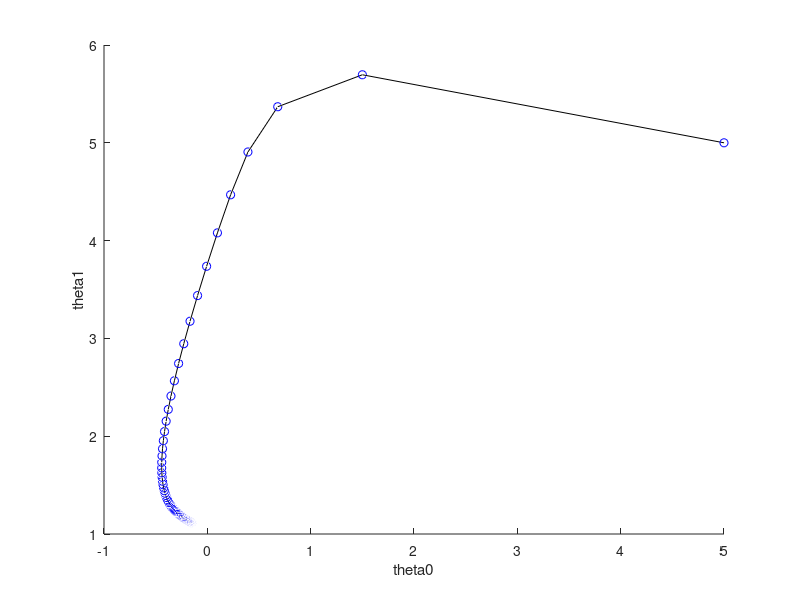
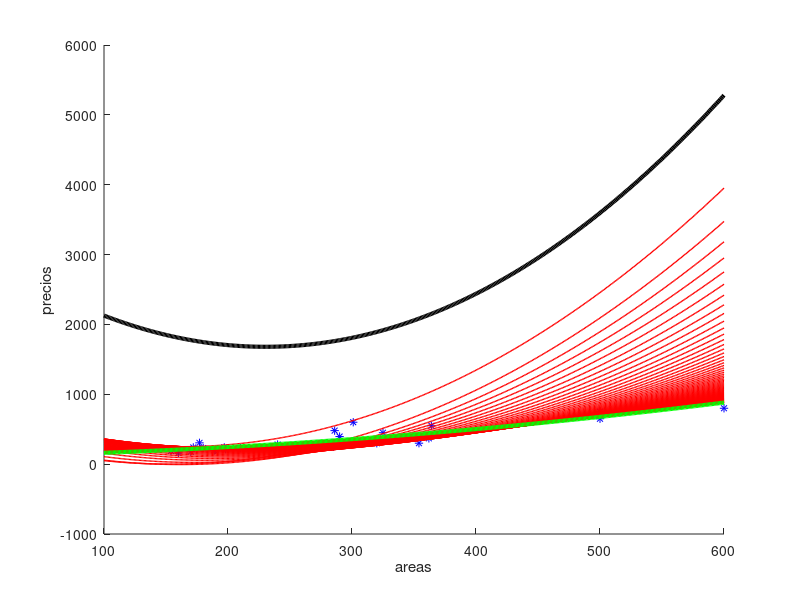
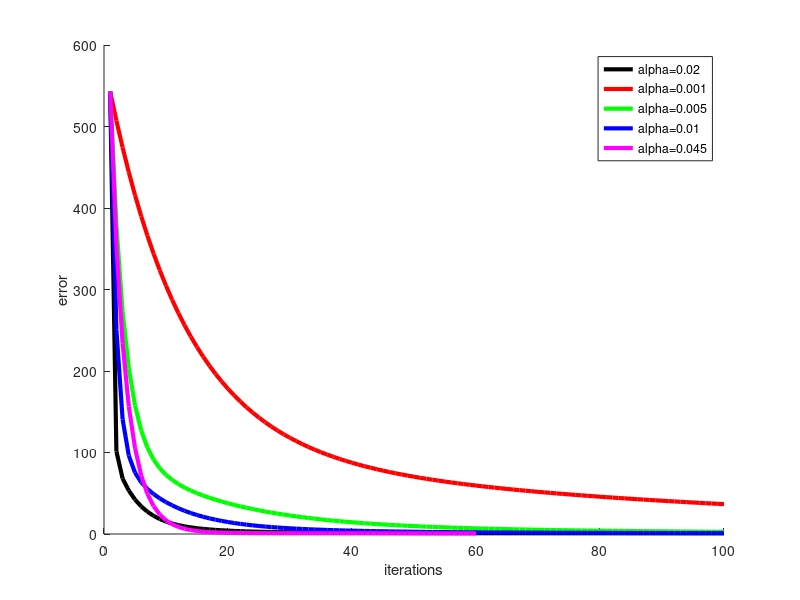

Source code (MATLAB) for these figures, in order:
#!/usr/bin/octave-cli --persist

# --------------------------------------------------------------------
# Interactive mode, showing the contours and the corresponding line
#
# WITH NORMALIZATION AND DATA CENTERING
#
# Implementation of J and gradJ for the general linear case
# --------------------------------------------------------------------

pkg load optim;

# Data stored each sample in a row, where the last row is the label
D=load("escazu32.dat");

# Construct the design matrix with the original data
Xo=[ones(rows(D),1),D(:,1)];

# The outputs vector with the original data
Yo=D(:,4);

# The slope for the data normalization
minArea = min(Xo(:,2));
maxArea = max(Xo(:,2));
mx = 2/(maxArea-minArea);
bx = 1-mx*maxArea;

NM=[1 bx; 0 mx];
X=Xo*NM; # Normalized data to interval -1 to 1
X=[X X(:,2).^2];

# Normalize also the output
minPrice=min(Yo);
maxPrice=max(Yo);
my = 2/(maxPrice-minPrice);
by = 1-my*maxPrice;

Y = my*Yo + by;

# For the inverse mapping we need these:
imy = 1/my;
iby = -by/my;

# Objective function of the parameters theta, requires also the data A
# First create a matrix without the square, where the j-column has
# theta_0 + theta_1*x_1^(j)-y^(j).  Then, square all elements of that matrix
# and finally add up all elements in each row
function res=J(theta,X,Y)
  D=(X*theta'-Y*ones(1,rows(theta)));
  res=0.5*sum(D.*D,1)';
endfunction;

# Gradient of J.
# Analytical solution.
#
# Here assuming that theta has two components only
# For each theta pair (assumed in a row of the theta matrix) it will
# compute also a row with the gradient: the first column is the partial
# derivative w.r.t theta_0 and the second w.r.t theta_1
function res=gradJ(theta,X,Y)
  res=(X'*(X*theta'-Y*ones(1,rows(theta))))';
endfunction;

# Gradient of J.
# Numerical solution.
function resn=gradJn(theta,X,Y)
  # Centered derivatives
  delta=1e-2;
  dx=delta*600;
  dy=delta*2;

  Jtx=(J(theta+ones(rows(theta),1)*[dx,0],X,Y)-J(theta-ones(rows(theta),1)*[dx,0],X,Y))/(2*dx);
  Jty=(J(theta+ones(rows(theta),1)*[0,dy],X,Y)-J(theta-ones(rows(theta),1)*[0,dy],X,Y))/(2*dy);
  
  resn=[Jtx,Jty];
endfunction


# Select the grid to plot the contours and gradients
th0=-0.5:0.05:2;
th1=-0.5:0.05:2;
th2=-0.5:0.05:2;


theta=[th0(:) th1(:) th2(:)];


# Precompute the gradient for the chosen grid
g=gradJ(theta,X,Y);

# Learning rate
alpha = 0.02;




printf("Insert the starting point x, y, z\n");
fflush(stdout);

figure(1);
xlabel("theta0");
ylabel("theta1");
zlabel("theta2");
hold on;
# Wait for mouse click and get the point (t0,t1) in the plot coordinate sys.
#[t0,t1] = ginput(1);
#t0 = -1;
#t1 = -0.2;
#t2 = -0.3;
t0 = input("x = ")
t1 = input("y = ")
t2 = input("z = ")


t=[t0,t1,t2];
gt=gradJ(t,X,Y);
    
# Print some information on the clicked starting point
printf("J(%g,%g)=%g\n",t0,t1,J(t,X,Y));
printf("  GradJ(%g,%g)=[%g,%g]\n",t0,t1,gt(1),gt(2));
fflush(stdout);

# Perform the gradient descent
ts=t; # sequence of t's
errorJ = zeros(1, 2);

#Saves the X and Y values for the future calculations of errorJ
errorX = X;
errorY = Y;

for i=[1:100] # max 100 iterations
  tc = ts(rows(ts),:); # Current position 
  gn = gradJ(tc,X,Y);  # Gradient at current position
  tn = tc - alpha * gn;# Next position
  ts = [ts;tn];
  
  errorJ = [errorJ;i J(tc,X,Y)];

  if (norm(tc-tn)<0.001) break; endif;
endfor

# Draw the trajectory
plot3(ts(:,1),ts(:,2),ts(:,3),"k-");
plot3(ts(:,1),ts(:,2),ts(:,3),"ob");

# Paint on a second figure the corresponding line
figure(2);

hold on;

plot(Xo(:,2),Yo,"*b");
xlabel("areas");
ylabel("precios");

areas=100:600;
areanorm = mx*areas+bx;

x=[ones(length(areanorm),1) areanorm' areanorm'.^2];
Y = x*t';

precios = imy*Y+iby;

plot(areas,precios,'k',"linewidth",3);


# and now with the intermediate versions
for (i=[2:rows(ts)])  
  Y = x*ts(i,:)';
  precios = imy*Y+iby;
  plot(areas,precios,'r',"linewidth",1);
endfor;
plot(areas,precios,'g',"linewidth",3);

############ Error for multiples alphas
function errorJ=alphaError(alpha,t,X,Y)
  ts=t; # sequence of t's
  errorJ = zeros(1, 2);

  for i=[1:100] # max 100 iterations
    tc = ts(rows(ts),:); # Current position 
    gn = gradJ(tc,X,Y);  # Gradient at current position
    tn = tc - alpha * gn;# Next position
    ts = [ts;tn];
    
    errorJ = [errorJ;i J(tc,X,Y)];

    if (norm(tc-tn)<0.001) break; endif;
  endfor
  
endfunction

# Paint on a second figure the corresponding line
figure(3);
hold on;
xlabel("iterations");
ylabel("error");

#alpha=0.02
plot(errorJ(2:rows(errorJ),1),errorJ(2:rows(errorJ),2),'k;alpha=0.02;',"linewidth",3);
#alpha=0.001
errorJ=alphaError(0.001,t,errorX,errorY);
plot(errorJ(2:rows(errorJ),1),errorJ(2:rows(errorJ),2),'r;alpha=0.001;',"linewidth",3);
#alpha=0.005
errorJ=alphaError(0.005,t,errorX,errorY);
plot(errorJ(2:rows(errorJ),1),errorJ(2:rows(errorJ),2),'g;alpha=0.005;',"linewidth",3);
#alpha=0.01
errorJ=alphaError(0.01,t,errorX,errorY);
plot(errorJ(2:rows(errorJ),1),errorJ(2:rows(errorJ),2),'b;alpha=0.01;',"linewidth",3);
#alpha=0.045
errorJ=alphaError(0.045,t,errorX,errorY);
plot(errorJ(2:rows(errorJ),1),errorJ(2:rows(errorJ),2),'m;alpha=0.045;',"linewidth",3);